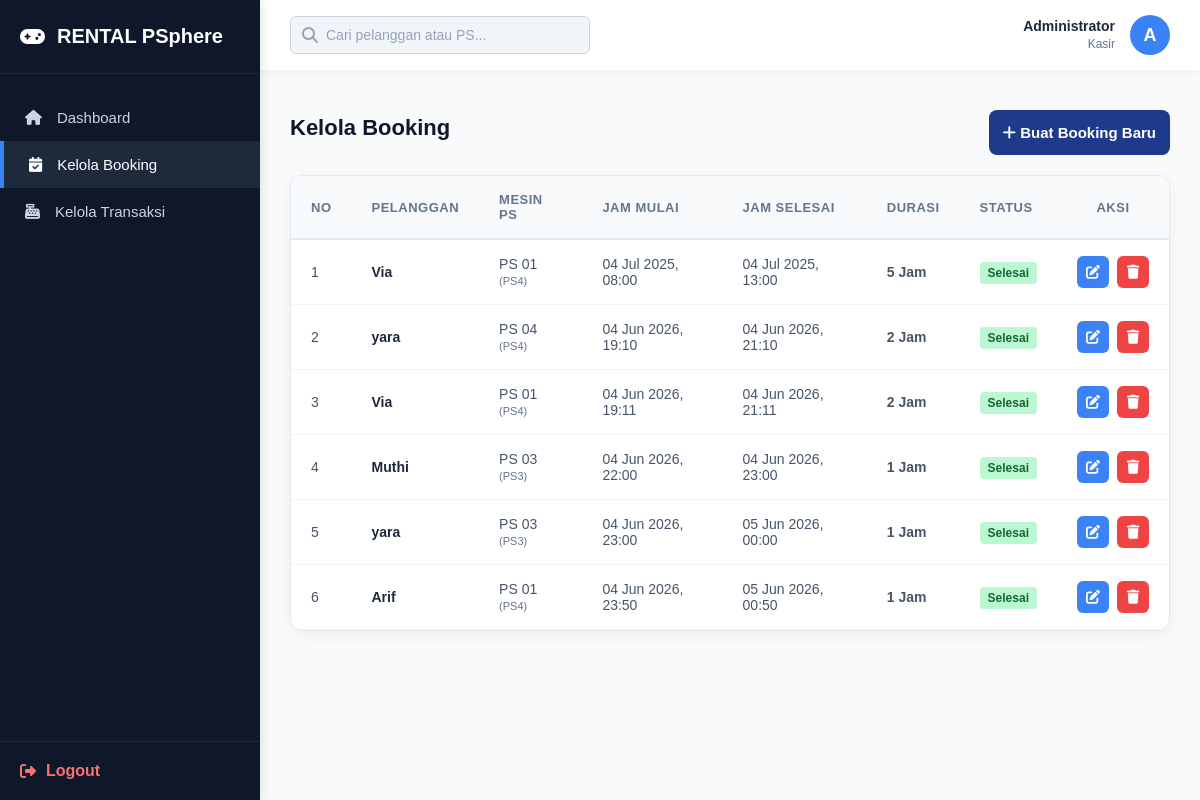
Page /kasir/booking.php (signed in) on the committed database.
### tables this page shows
CREATE TABLE `booking` (
  `id_booking` int NOT NULL,
  `id_pelanggan` int NOT NULL,
  `id_ps` int NOT NULL,
  `jam_mulai` datetime NOT NULL,
  `jam_selesai` datetime NOT NULL,
  `total_jam` int NOT NULL,
  `status_booking` enum('booking','aktif','selesai','batal') NOT NULL DEFAULT 'booking'
);

CREATE TABLE `pelanggan` (
  `id_pelanggan` int NOT NULL,
  `nama_pelanggan` varchar(100) NOT NULL,
  `no_hp` varchar(20) NOT NULL,
  `alamat` text
);

CREATE TABLE `ps_unit` (
  `id_ps` int NOT NULL,
  `nama_ps` varchar(50) NOT NULL,
  `tipe` enum('PS3','PS4','PS5') NOT NULL,
  `harga_per_jam` decimal(10,2) NOT NULL,
  `status_ps` enum('tersedia','dipakai','pemeliharaan') NOT NULL
);

### kasir/booking.php (the view, shortened to what this page needs)
<?php
include '../config/koneksi.php';
$action = isset($_GET['action']) ? $_GET['action'] : '';
?>
<!DOCTYPE html>
<html lang="id">
<head>
    <link rel="stylesheet" href="../assets/css/style.css">
    <link rel="stylesheet" href="https://cdnjs.cloudflare.com/ajax/libs/font-awesome/6.4.0/css/all.min.css">
</head>
<body class="dashboard-body">
    <div class="sidebar">
        <div class="sidebar-brand">
            <i class="fa-solid fa-gamepad"></i> RENTAL PSphere
        </div>
        <ul class="sidebar-menu">
            <li><a href="dashboard.php"><i class="fa-solid fa-house"></i> Dashboard</a></li>
            <li><a href="booking.php" class="active"><i class="fa-solid fa-calendar-check"></i> Kelola Booking</a></li>
            <li><a href="transaksi.php"><i class="fa-solid fa-cash-register"></i> Kelola Transaksi</a></li>
        </ul>
        <div class="sidebar-bottom">
            <a href="../auth/logout.php" class="logout-btn"><i class="fa-solid fa-right-from-bracket"></i> Logout</a>
        </div>
    </div>
    <div class="main-content">
        <div class="topbar">
            <form action="" method="GET" class="search-bar">
                <i class="fa-solid fa-magnifying-glass"></i>
                <input type="text" name="search" placeholder="Cari pelanggan atau PS..." value="<?= isset($_GET['search']) ? $_GET['search'] : ''; ?>">
            </form>
            <div class="user-profile">
                <div class="user-info">
                    <span class="user-name"><?= $_SESSION['nama']; ?></span>
                    <span class="user-role">Kasir</span>
                </div>
                <div class="user-avatar">
                    <?= substr($_SESSION['nama'], 0, 1); ?>
                </div>
            </div>
        </div>
        <div class="content-area">
            <?php if ($action == 'tambah') {
                $pelanggan = mysqli_query($conn, "SELECT * FROM pelanggan");
                $ps = mysqli_query($conn, "SELECT * FROM ps_unit WHERE status_ps='tersedia'");
            ?>
            <div class="recent-activity">
                <h2 class="page-title">Tambah Booking Baru</h2>
                <form method="POST" class="form-container">
                    <div class="input-group">
                        <label>Pelanggan</label>
                        <select name="id_pelanggan" required>
                            <option value="">-- Pilih Pelanggan --</option>
                            <?php while ($p = mysqli_fetch_assoc($pelanggan)) { ?>
                                <option value="<?= $p['id_pelanggan']; ?>"><?= $p['nama_pelanggan']; ?></option>
                            <?php } ?>
                        </select>
                    </div>
                    <div class="input-group">
                        <label>Pilih Mesin PS (Tersedia)</label>
                        <select name="id_ps" required>
                            <option value="">-- Pilih PS --</option>
                            <?php while ($psu = mysqli_fetch_assoc($ps)) { ?>
                                <option value="<?= $psu['id_ps']; ?>">
                                    <?= $psu['nama_ps']; ?> - <?= $psu['tipe']; ?> (Rp <?= number_format($psu['harga_per_jam'],0,',','.'); ?>/jam)
                                </option>
                            <?php } ?>
                        </select>
                    </div>
                    <div class="input-group">
                        <label>Jam Mulai</label>
                        <input type="datetime-local" name="jam_mulai" required>
                    </div>
                    <div class="input-group">
                        <label>Jam Selesai</label>
                        <input type="datetime-local" name="jam_selesai" required>
                    </div>
                    <div class="form-actions">
                        <button class="btn-primary" type="submit" name="simpan"><i class="fa-solid fa-save"></i> Simpan Booking</button>
                        <a href="booking.php" class="btn-secondary"><i class="fa-solid fa-xmark"></i> Batal</a>
                    </div>
                </form>
            </div>
            <?php } else {
                $search = isset($_GET['search']) ? $_GET['search'] : '';
                if ($search != '') {
                    $query = mysqli_query($conn, "
                        SELECT booking.*, pelanggan.nama_pelanggan, ps_unit.nama_ps, ps_unit.tipe
                        FROM booking
                        JOIN pelanggan ON booking.id_pelanggan = pelanggan.id_pelanggan
                        JOIN ps_unit ON booking.id_ps = ps_unit.id_ps
                        WHERE pelanggan.nama_pelanggan LIKE '%$search%'
                           OR ps_unit.nama_ps LIKE '%$search%'
                           OR booking.status_booking LIKE '%$search%'
                        ORDER BY booking.id_booking ASC
                    ");
                } else {
                    $query = mysqli_query($conn, "
                        SELECT booking.*, pelanggan.nama_pelanggan, ps_unit.nama_ps, ps_unit.tipe
                        FROM booking
                        JOIN pelanggan ON booking.id_pelanggan = pelanggan.id_pelanggan
                        JOIN ps_unit ON booking.id_ps = ps_unit.id_ps
                        ORDER BY booking.id_booking ASC
                    ");
                }
            ?>
            <div class="header-action" style="display: flex; justify-content: space-between; align-items: center; margin-bottom: 20px;">
                <h2 class="page-title" style="margin: 0;">Kelola Booking</h2>
                <a href="booking.php?action=tambah" class="btn-primary" style="width: auto;"><i class="fa-solid fa-plus"></i> Buat Booking Baru</a>
            </div>
            <div class="table-container">
                <table class="dashboard-table">
                    <thead>
                        <tr>
                            <th width="5%">No</th>
                            <th>Pelanggan</th>
                            <th>Mesin PS</th>
                            <th>Jam Mulai</th>
                            <th>Jam Selesai</th>
                            <th>Durasi</th>
                            <th>Status</th>
                            <th width="12%" style="text-align: center;">Aksi</th>
                        </tr>
                    </thead>
                    <tbody>
                    <?php
                    $no = 1;
                    while ($data = mysqli_fetch_assoc($query)) {
                    ?>
                        <tr>
                            <td><?= $no++; ?></td>
                            <td style="font-weight: bold; color: #1e293b;"><?= $data['nama_pelanggan']; ?></td>
                            <td><?= $data['nama_ps']; ?> <span style="font-size: 11px; color: #64748b;">(<?= $data['tipe']; ?>)</span></td>
                            <td><?= date('d M Y, H:i', strtotime($data['jam_mulai'])); ?></td>
                            <td><?= date('d M Y, H:i', strtotime($data['jam_selesai'])); ?></td>
                            <td><strong><?= $data['total_jam']; ?> Jam</strong></td>
                            <td>
                                <?php
                                    if ($data['status_booking'] == 'booking') {
                                        echo '<span style="background-color: #fef08a; color: #854d0e; padding: 4px 8px; border-radius: 4px; font-weight: bold; font-size: 12px;">Booking Aktif</span>';
                                    } elseif ($data['status_booking'] == 'selesai') {
                                        echo '<span style="background-color: #bbf7d0; color: #166534; padding: 4px 8px; border-radius: 4px; font-weight: bold; font-size: 12px;">Selesai</span>';
                                    } else {
                                        echo '<span style="background-color: #fecaca; color: #991b1b; padding: 4px 8px; border-radius: 4px; font-weight: bold; font-size: 12px;">Batal</span>';
                                    }
                                ?>
                            </td>
                            <td>
                                <div class="action-group">
                                    <a href="booking.php?action=edit&id=<?= $data['id_booking']; ?>" class="action-btn edit-btn" title="Edit Booking"><i class="fa-solid fa-pen-to-square"></i></a>
                                    <a href="booking.php?action=hapus&id=<?= $data['id_booking']; ?>" class="action-btn delete-btn" onclick="return confirm('Yakin ingin membatalkan dan menghapus data booking ini?')" title="Hapus Booking"><i class="fa-solid fa-trash"></i></a>
                                </div>
                            </td>
                        </tr>
                    <?php } ?>
                    </tbody>
                </table>
            </div>
            <?php } ?>
        </div>
    </div>
</body>
</html>

### assets/css/style.css (style rules this page uses)
* { margin: 0; padding: 0; box-sizing: border-box; font-family: Arial, sans-serif; }
a { text-decoration: none !important; }
body { background-color: #0f172a; display: flex; justify-content: center; align-items: center; min-height: 100vh; }
input, select, textarea { width: 100%; padding: 12px 14px; border: 1px solid #cbd5e1; border-radius: 8px; background-color: #ffffff; color: #1e293b; font-size: 14px; transition: 0.3s; font-family: Arial, sans-serif; appearance: none; -webkit-appearance: none; }
input::placeholder, textarea::placeholder { color: #94a3b8; }
.btn-primary { width: 100%; padding: 14px; background-color: #1e3a8a; color: #ffffff; border: none; border-radius: 8px; font-size: 15px; font-weight: bold; cursor: pointer; margin-top: 10px; transition: 0.3s; }
.dashboard-body { background-color: #f8fafc; display: flex; justify-content: flex-start; align-items: flex-start; min-height: 100vh; padding: 0; margin: 0; }
.sidebar { width: 260px; background-color: #0f172a; color: white; height: 100vh; position: fixed; display: flex; flex-direction: column; box-shadow: 2px 0 10px rgba(0, 0, 0, 0.1); }
.sidebar-brand { padding: 25px 20px; font-size: 20px; font-weight: bold; border-bottom: 1px solid #1e293b; color: #ffffff; display: flex; align-items: center; gap: 12px; }
.sidebar-menu { list-style: none; padding: 20px 0; flex-grow: 1; }
.sidebar-menu li a { display: flex; align-items: center; gap: 15px; padding: 15px 25px; color: #cbd5e1; font-size: 15px; transition: 0.3s; }
.sidebar-menu li a:hover, .sidebar-menu li a.active { background-color: #1e293b; color: #ffffff; border-left: 4px solid #3b82f6; }
.sidebar-bottom { padding: 20px; border-top: 1px solid #1e293b; }
.logout-btn { display: flex; align-items: center; gap: 10px; color: #f87171; font-weight: bold; }
.main-content { margin-left: 260px; flex-grow: 1; width: calc(100% - 260px); }
.topbar { background-color: #ffffff; height: 70px; padding: 0 30px; display: flex; justify-content: space-between; align-items: center; box-shadow: 0 2px 10px rgba(0, 0, 0, 0.05); }
.search-bar { position: relative; display: flex; align-items: center; }
.search-bar i { position: absolute; left: 12px; color: #94a3b8; }
.search-bar input { width: 300px; padding: 10px 15px 10px 35px; border-radius: 6px; border: 1px solid #cbd5e1; background-color: #f1f5f9; margin: 0; transition: 0.3s; }
.user-profile { display: flex; align-items: center; gap: 15px; }
.user-info { text-align: right; }
.user-name { display: block; font-weight: bold; font-size: 14px; color: #1e293b; }
.user-role { font-size: 12px; color: #64748b; }
.user-avatar { width: 40px; height: 40px; background-color: #3b82f6; color: white; border-radius: 50%; display: flex; justify-content: center; align-items: center; font-weight: bold; font-size: 18px; }
.content-area { padding: 30px; }
.page-title { font-size: 22px; color: #0f172a; margin-bottom: 25px; }
.table-container { background-color: #ffffff; border-radius: 12px; box-shadow: 0 4px 15px rgba(0, 0, 0, 0.05); border: 1px solid #e2e8f0; overflow: hidden; }
.dashboard-table { width: 100%; border-collapse: collapse; }
.dashboard-table thead { background-color: #f8fafc; border-bottom: 2px solid #e2e8f0; }
.dashboard-table th { padding: 16px 20px; text-align: left; font-size: 13px; font-weight: bold; color: #64748b; text-transform: uppercase; letter-spacing: 0.5px; }
.dashboard-table td { padding: 16px 20px; color: #475569; font-size: 14px; border-bottom: 1px solid #f1f5f9; vertical-align: middle; }
.action-group { display: flex; justify-content: center; gap: 8px; }
.action-btn { display: inline-flex; align-items: center; justify-content: center; width: 32px; height: 32px; border-radius: 6px; color: #ffffff !important; font-size: 14px; transition: all 0.2s ease; }
.edit-btn { background-color: #3b82f6; }
.delete-btn { background-color: #ef4444; }

### rows in the picture
booking: id_pelanggan.nama_pelanggan "Via", id_ps.nama_ps "PS 01", id_ps.tipe "PS4", jam_mulai "04 Jul 2025, 08:00", jam_selesai "04 Jul 2025, 13:00", total_jam "5", status_booking "Selesai"
booking: id_pelanggan.nama_pelanggan "yara", id_ps.nama_ps "PS 04", id_ps.tipe "PS4", jam_mulai "04 Jun 2026, 19:10", jam_selesai "04 Jun 2026, 21:10", total_jam "2", status_booking "Selesai"
booking: id_pelanggan.nama_pelanggan "Via", id_ps.nama_ps "PS 01", id_ps.tipe "PS4", jam_mulai "04 Jun 2026, 19:11", jam_selesai "04 Jun 2026, 21:11", total_jam "2", status_booking "Selesai"
booking: id_pelanggan.nama_pelanggan "Muthi", id_ps.nama_ps "PS 03", id_ps.tipe "PS3", jam_mulai "04 Jun 2026, 22:00", jam_selesai "04 Jun 2026, 23:00", total_jam "1", status_booking "Selesai"
booking: id_pelanggan.nama_pelanggan "yara", id_ps.nama_ps "PS 03", id_ps.tipe "PS3", jam_mulai "04 Jun 2026, 23:00", jam_selesai "05 Jun 2026, 00:00", total_jam "1", status_booking "Selesai"
booking: id_pelanggan.nama_pelanggan "Arif", id_ps.nama_ps "PS 01", id_ps.tipe "PS4", jam_mulai "04 Jun 2026, 23:50", jam_selesai "05 Jun 2026, 00:50", total_jam "1", status_booking "Selesai"

### other values in the picture
$_SESSION['nama'] "Administrator"
substr($_SESSION['nama'], 0, 1) "A"
